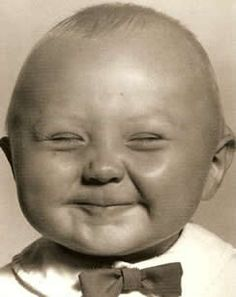
%> input picture hw2/baby_happy.jpg, 236 x 297 px
$ octave --eval "result = energy_image(imread('baby_happy.jpg'));"   (GNU Octave 9; MATLAB toolbox functions it lacks are replaced by stand-ins)
%> lines starting %> are read from the running program, lines starting %| are printed output that depends on the picture

function [energyImage, Ix, Iy] = energy_image(im)
    gray = rgb2gray(im);
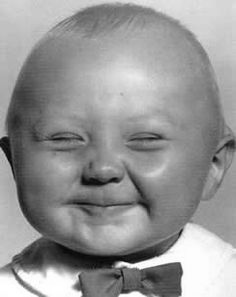
%> gray: size 297x236 uint8; min 7, max 255, mean 149.3
    filterx = [-1,1];
    filtery = [-1;1];
    Ix = double(imfilter(gray, filterx, 'conv', 'replicate'));
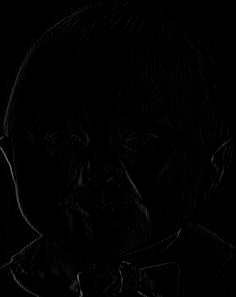
%> Ix: size 297x236 double; min 0, max 124, mean 1.8
    Iy = double(imfilter(gray, filtery, 'conv', 'replicate'));
    energyImage = sqrt(Ix.^2 + Iy.^2);
end

$ run again, on hw2/cardinal1.jpg
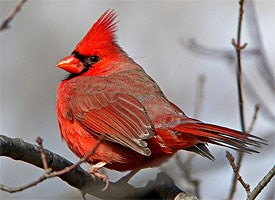
%> input picture hw2/cardinal1.jpg, 275 x 200 px
%> in energy_image, `gray = rgb2gray(im);`:
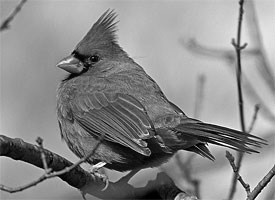
%> gray: size 200x275 uint8; min 0, max 254, mean 137.1
%> in energy_image, `energyImage = sqrt(Ix.^2 + Iy.^2);`:
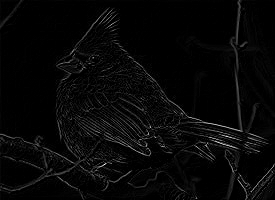
%> energyImage: size 200x275 double; min 0, max 278.9, mean 8.7; drawn with min black and max white

$ run again, on hw2/cardinal2.jpg
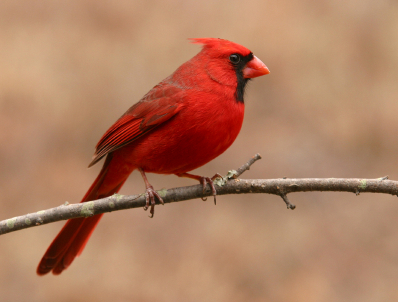
%> input picture hw2/cardinal2.jpg, 398 x 302 px
%> in energy_image, `gray = rgb2gray(im);`:
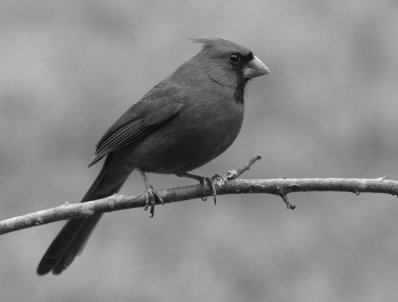
%> gray: size 302x398 uint8; min 12, max 247, mean 137.5
%> in energy_image, `Ix = double(imfilter(gray, filterx, 'conv', 'replicate'));`:
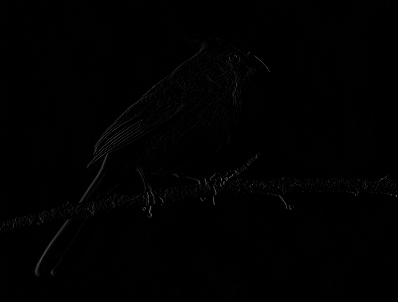
%> Ix: size 302x398 double; min 0, max 108, mean 1.2
